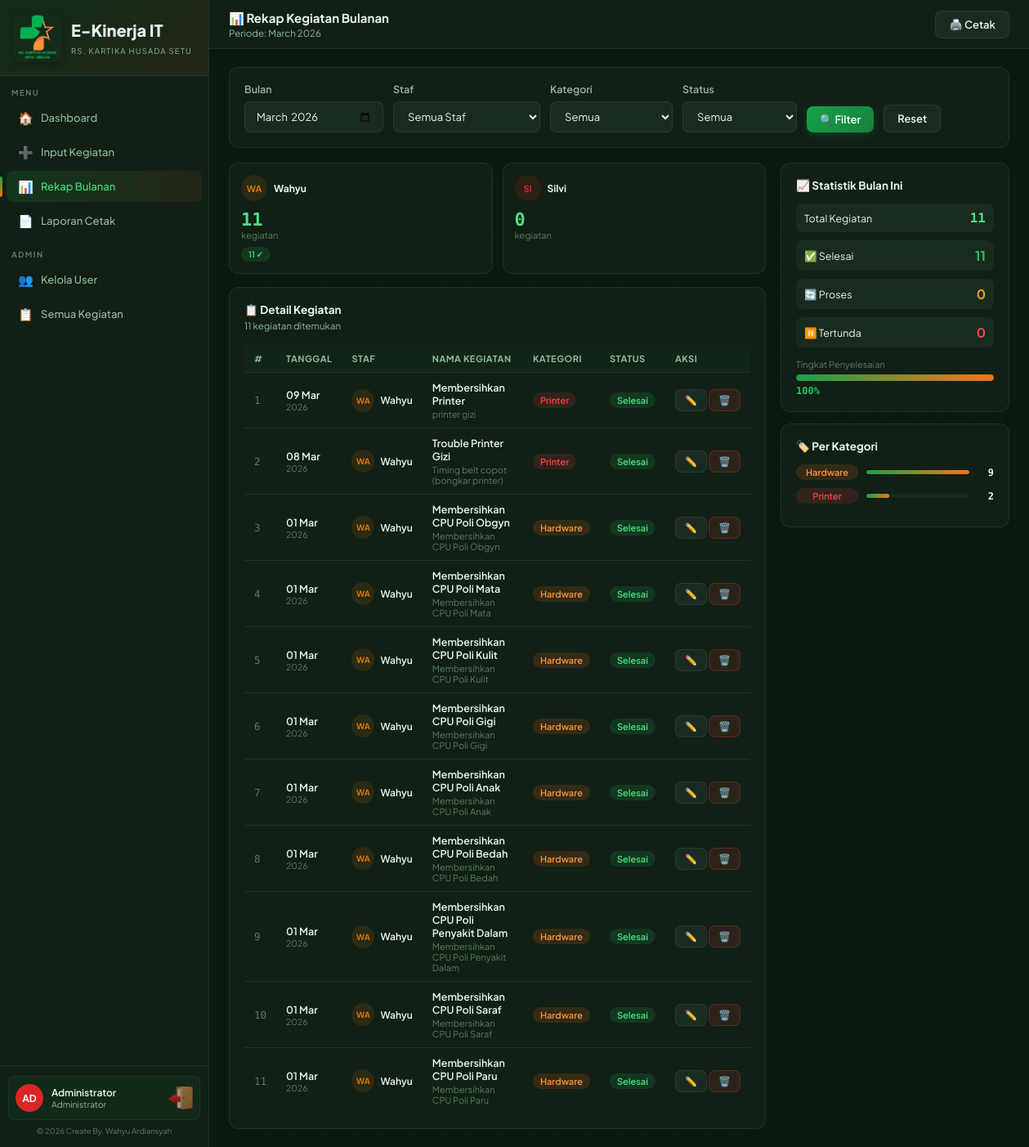
The page /rekap.php (signed in) on the database its author committed.
### tables this page shows
CREATE TABLE kegiatan (
        id INTEGER PRIMARY KEY AUTOINCREMENT,
        user_id INTEGER NOT NULL,
        tanggal DATE NOT NULL,
        nama_kegiatan TEXT NOT NULL,
        keterangan TEXT,
        kategori TEXT DEFAULT 'Lainnya',
        status TEXT DEFAULT 'Selesai',
        created_at DATETIME DEFAULT CURRENT_TIMESTAMP,
        FOREIGN KEY (user_id) REFERENCES users(id)
    );

CREATE TABLE users (
        id INTEGER PRIMARY KEY AUTOINCREMENT,
        username TEXT UNIQUE NOT NULL,
        nama TEXT NOT NULL,
        password TEXT NOT NULL,
        role TEXT DEFAULT 'user',
        created_at DATETIME DEFAULT CURRENT_TIMESTAMP
    );

### includes/auth.php (called while the page is built, shortened)
<?php
function currentUser() {
    return [
        'id'       => $_SESSION['user_id']   ?? null,
        'username' => $_SESSION['username']  ?? '',
        'nama'     => $_SESSION['nama']      ?? '',
        'role'     => $_SESSION['role']      ?? 'user',
    ];
}
?>

### rekap.php (the view, shortened to what this page needs)
<?php
require_once 'includes/auth.php';
$user = currentUser();
$db   = getDB();
$activePage = 'rekap';
$bulan    = $_GET['bulan']    ?? date('Y-m');
$userId   = $_GET['user_id']  ?? ($user['role']==='admin' ? 'all' : $user['id']);
$kategori = $_GET['kategori'] ?? 'all';
$status   = $_GET['status']   ?? 'all';
$where = ["strftime('%Y-%m', k.tanggal) = :bulan"];
$params = [':bulan' => $bulan];
$sql   = "SELECT k.*,u.nama,u.username FROM kegiatan k JOIN users u ON k.user_id=u.id WHERE " . implode(' AND ',$where) . " ORDER BY k.tanggal DESC, k.created_at DESC";
$stmt  = $db->prepare($sql);
$stmt->execute($params);
$rows  = $stmt->fetchAll();
$sqlSum = "SELECT u.nama, COUNT(k.id) as total, SUM(k.status='Selesai') as selesai, SUM(k.status='Proses') as proses, SUM(k.status='Tertunda') as tertunda
           FROM users u LEFT JOIN kegiatan k ON u.id=k.user_id AND strftime('%Y-%m',k.tanggal)=:bulan
           WHERE u.role='user' GROUP BY u.id ORDER BY total DESC";
$sumStmt = $db->prepare($sqlSum);
$sumStmt->execute([':bulan'=>$bulan]);
$summary = $sumStmt->fetchAll();
$katSql  = "SELECT kategori, COUNT(*) as total FROM kegiatan WHERE strftime('%Y-%m',tanggal)=:bulan GROUP BY kategori ORDER BY total DESC";
$katStmt = $db->prepare($katSql);
$katStmt->execute([':bulan'=>$bulan]);
$katStats = $katStmt->fetchAll();
include 'includes/header.php';
?>
<div class="main">
  <div class="topbar">
    <div>
      <div class="topbar-title">📊 Rekap Kegiatan Bulanan</div>
      <div class="topbar-sub">Periode: <?= date('F Y', strtotime($bulan.'-01')) ?></div>
    </div>
    <div class="topbar-right">
      <a href="laporan.php?bulan=<?= $bulan ?>&user_id=<?= $userId ?>" class="btn btn-secondary" target="_blank">🖨️ Cetak</a>
    </div>
  </div>
  <div class="content">
    <div class="card fade-up" style="margin-bottom:18px">
      <form method="GET" style="display:flex;gap:12px;align-items:flex-end;flex-wrap:wrap;">
        <div>
          <label class="form-label">Bulan</label>
          <input type="month" name="bulan" class="form-control" value="<?= $bulan ?>" style="width:170px">
        </div>
        <?php if ($user['role']==='admin'): ?>
        <div>
          <label class="form-label">Staf</label>
          <select name="user_id" class="form-control" style="width:180px">
            <option value="all" <?= $userId==='all'?'selected':'' ?>>Semua Staf</option>
          </select>
        </div>
        <?php endif; ?>
        <div>
          <label class="form-label">Kategori</label>
          <select name="kategori" class="form-control" style="width:150px">
            <option value="all" <?= $kategori==='all'?'selected':'' ?>>Semua</option>
          </select>
        </div>
        <div>
          <label class="form-label">Status</label>
          <select name="status" class="form-control" style="width:140px">
            <option value="all" <?= $status==='all'?'selected':'' ?>>Semua</option>
          </select>
        </div>
        <button type="submit" class="btn btn-primary">🔍 Filter</button>
        <a href="rekap.php" class="btn btn-secondary">Reset</a>
      </form>
    </div>
    <div style="display:grid;grid-template-columns:1fr 280px;gap:18px;">
      <div>
        <?php if ($user['role']==='admin'): ?>
        <div style="display:grid;grid-template-columns:repeat(<?= min(count($summary),4) ?>,1fr);gap:12px;margin-bottom:16px;">
          <?php foreach ($summary as $idx => $s): ?>
          <div class="card" style="padding:14px;animation-delay:<?= $idx*.05 ?>s" class="fade-up">
            <div style="display:flex;align-items:center;gap:8px;margin-bottom:10px;">
              <div class="mini-avatar" style="width:32px;height:32px;font-size:11px;background:<?= avatarColor($s['nama']) ?>22;color:<?= avatarColor($s['nama']) ?>">
                <?= strtoupper(substr($s['nama'],0,2)) ?>
              </div>
              <div style="font-size:12px;font-weight:700;"><?= explode(' ',$s['nama'])[0] ?></div>
            </div>
            <div style="font-size:22px;font-weight:800;font-family:'DM Mono',monospace;color:#4ade80"><?= $s['total'] ?></div>
            <div style="font-size:11px;color:var(--muted)">kegiatan</div>
            <div style="display:flex;gap:6px;margin-top:8px;flex-wrap:wrap;">
              <?php if ($s['selesai']): ?><span class="badge badge-green" style="font-size:10px"><?= $s['selesai'] ?> ✓</span><?php endif; ?>
            </div>
          </div>
          <?php endforeach; ?>
        </div>
        <?php endif; ?>
        <div class="card fade-up">
          <div class="card-header">
            <div>
              <div class="card-title">📋 Detail Kegiatan</div>
              <div class="card-sub"><?= count($rows) ?> kegiatan ditemukan</div>
            </div>
          </div>
          <?php if (empty($rows)): ?>
          <div style="text-align:center;padding:40px 0;color:var(--muted);">
            <div style="font-size:36px;margin-bottom:10px">📭</div>
            <div>Tidak ada kegiatan pada periode ini</div>
          </div>
          <?php else: ?>
          <div class="table-wrap">
            <table>
              <thead>
                <tr>
                  <th>#</th>
                  <th>Tanggal</th>
                  <?php if ($user['role']==='admin' && $userId==='all'): ?><th>Staf</th><?php endif; ?>
                  <th>Nama Kegiatan</th>
                  <th>Kategori</th>
                  <th>Status</th>
                  <th>Aksi</th>
                </tr>
              </thead>
              <tbody>
                <?php foreach ($rows as $i => $k): ?>
                <tr>
                  <td style="color:var(--muted);font-family:'DM Mono',monospace"><?= $i+1 ?></td>
                  <td style="white-space:nowrap">
                    <div style="font-weight:600"><?= date('d M', strtotime($k['tanggal'])) ?></div>
                    <div style="font-size:10.5px;color:var(--muted)"><?= date('Y', strtotime($k['tanggal'])) ?></div>
                  </td>
                  <?php if ($user['role']==='admin' && $userId==='all'): ?>
                  <td>
                    <div style="display:flex;align-items:center;gap:7px">
                      <div class="mini-avatar" style="background:<?= avatarColor($k['nama']) ?>22;color:<?= avatarColor($k['nama']) ?>"><?= strtoupper(substr($k['nama'],0,2)) ?></div>
                      <span style="font-size:12px;font-weight:600"><?= htmlspecialchars(explode(' ',$k['nama'])[0]) ?></span>
                    </div>
                  </td>
                  <?php endif; ?>
                  <td>
                    <div style="font-weight:600"><?= htmlspecialchars($k['nama_kegiatan']) ?></div>
                    <?php if ($k['keterangan']): ?>
                    <div style="font-size:11px;color:var(--muted);margin-top:2px"><?= htmlspecialchars(substr($k['keterangan'],0,55)).(strlen($k['keterangan'])>55?'...':'') ?></div>
                    <?php endif; ?>
                  </td>
                  <td><span class="badge <?= kategoriColor($k['kategori']) ?>"><?= $k['kategori'] ?></span></td>
                  <td><span class="badge <?= statusColor($k['status']) ?>"><?= $k['status'] ?></span></td>
                  <td style="white-space:nowrap">
                    <?php if ($user['role']==='admin' || $k['user_id']==$user['id']): ?>
                    <a href="edit.php?id=<?= $k['id'] ?>&ref=rekap" class="btn btn-secondary btn-sm">✏️</a>
                    <a href="delete.php?id=<?= $k['id'] ?>&ref=rekap" class="btn btn-danger btn-sm" onclick="return confirm('Hapus?')">🗑️</a>
                    <?php else: ?><span style="color:var(--muted)">—</span><?php endif; ?>
                  </td>
                </tr>
                <?php endforeach; ?>
              </tbody>
            </table>
          </div>
          <?php endif; ?>
        </div>
      </div>
      <div style="display:flex;flex-direction:column;gap:14px;">
        <div class="card fade-up" style="animation-delay:.15s">
          <div class="card-title" style="margin-bottom:14px">📈 Statistik Bulan Ini</div>
          <div style="display:flex;flex-direction:column;gap:10px;">
            <div style="display:flex;justify-content:space-between;align-items:center;padding:8px 10px;background:var(--surface2);border-radius:8px;">
              <span style="font-size:12.5px">Total Kegiatan</span>
              <span style="font-weight:800;font-family:'DM Mono',monospace;color:#4ade80"><?= count($rows) ?></span>
            </div>
            <?php
            $selesai  = count(array_filter($rows, fn($r)=>$r['status']==='Selesai'));
            $proses   = count(array_filter($rows, fn($r)=>$r['status']==='Proses'));
            $tertunda = count(array_filter($rows, fn($r)=>$r['status']==='Tertunda'));
            ?>
            <div style="display:flex;justify-content:space-between;align-items:center;padding:8px 10px;background:var(--surface2);border-radius:8px;">
              <span style="font-size:12.5px">✅ Selesai</span>
              <span style="font-weight:700;color:var(--green)"><?= $selesai ?></span>
            </div>
            <div style="display:flex;justify-content:space-between;align-items:center;padding:8px 10px;background:var(--surface2);border-radius:8px;">
              <span style="font-size:12.5px">🔄 Proses</span>
              <span style="font-weight:700;color:var(--yellow)"><?= $proses ?></span>
            </div>
            <div style="display:flex;justify-content:space-between;align-items:center;padding:8px 10px;background:var(--surface2);border-radius:8px;">
              <span style="font-size:12.5px">⏸️ Tertunda</span>
              <span style="font-weight:700;color:var(--red)"><?= $tertunda ?></span>
            </div>
            <?php if (count($rows) > 0): ?>
            <div style="margin-top:4px;">
              <div style="font-size:11px;color:var(--muted);margin-bottom:6px;">Tingkat Penyelesaian</div>
              <div style="height:8px;background:var(--surface2);border-radius:10px;overflow:hidden;">
                <div style="height:100%;width:<?= round($selesai/count($rows)*100) ?>%;background:linear-gradient(to right,#16a34a,#f97316);border-radius:10px;"></div>
              </div>
              <div style="font-size:12px;font-weight:700;color:var(--green);margin-top:5px;font-family:'DM Mono',monospace"><?= round($selesai/count($rows)*100) ?>%</div>
            </div>
            <?php endif; ?>
          </div>
        </div>
        <div class="card fade-up" style="animation-delay:.2s">
          <div class="card-title" style="margin-bottom:14px">🏷️ Per Kategori</div>
          <?php foreach ($katStats as $k): ?>
          <div style="display:flex;align-items:center;gap:10px;margin-bottom:10px;">
            <span class="badge <?= kategoriColor($k['kategori']) ?>" style="min-width:76px;justify-content:center"><?= $k['kategori'] ?></span>
            <div style="flex:1;height:5px;background:var(--surface2);border-radius:10px;overflow:hidden;">
              <?php $pct2 = $katStats[0]['total']>0 ? round($k['total']/$katStats[0]['total']*100) : 0; ?>
              <div style="height:100%;width:<?= $pct2 ?>%;background:linear-gradient(to right,#16a34a,#f97316);border-radius:10px;"></div>
            </div>
            <span style="font-size:12px;font-weight:700;font-family:'DM Mono',monospace;min-width:20px;text-align:right"><?= $k['total'] ?></span>
          </div>
          <?php endforeach; ?>
        </div>
      </div>
    </div>
  </div>
</div>
</body></html>

### includes/header.php (shortened to what this page needs)
<?php
require_once __DIR__ . '/auth.php';
$user = currentUser();
$activePage = $activePage ?? '';
?>
<!DOCTYPE html>
<html lang="id">
<head>
</head>
<body>
<aside class="sidebar">
  <div class="sidebar-logo">
    <img src="rs.png" alt="RS Logo" style="width:60px;height:60px;border-radius:10px;object-fit:cover;flex-shrink:0;box-shadow:0 3px 10px rgba(0,0,0,.3);">
    <div>
      <div class="logo-text">E-Kinerja IT</div>
      <div class="logo-sub">RS. Kartika Husada Setu</div>
    </div>
  </div>
  <div class="nav-section">Menu</div>
  <a href="dashboard.php" class="nav-item <?= $activePage==='dashboard'?'active':'' ?>">
    <span class="nav-icon">🏠</span> Dashboard
  </a>
  <a href="input.php" class="nav-item <?= $activePage==='input'?'active':'' ?>">
    <span class="nav-icon">➕</span> Input Kegiatan
  </a>
  <a href="rekap.php" class="nav-item <?= $activePage==='rekap'?'active':'' ?>">
    <span class="nav-icon">📊</span> Rekap Bulanan
  </a>
  <a href="laporan.php" class="nav-item <?= $activePage==='laporan'?'active':'' ?>">
    <span class="nav-icon">📄</span> Laporan Cetak
  </a>
  <?php if ($user['role'] === 'admin'): ?>
  <div class="nav-section">Admin</div>
  <a href="users.php" class="nav-item <?= $activePage==='users'?'active':'' ?>">
    <span class="nav-icon">👥</span> Kelola User
  </a>
  <a href="semua_kegiatan.php" class="nav-item <?= $activePage==='semua'?'active':'' ?>">
    <span class="nav-icon">📋</span> Semua Kegiatan
  </a>
  <?php endif; ?>
  <div class="sidebar-footer">
    <div class="user-card">
      <div class="avatar" style="background:<?= avatarColor($user['nama']) ?>;color:#fff">
        <?= strtoupper(substr($user['nama'],0,2)) ?>
      </div>
      <div class="user-info">
        <div class="user-name"><?= htmlspecialchars($user['nama']) ?></div>
        <div class="user-role"><?= $user['role'] === 'admin' ? 'Administrator' : 'Staf IT' ?></div>
      </div>
      <a href="logout.php" title="Logout" style="flex-shrink:0;opacity:.7;transition:opacity .15s;" onmouseover="this.style.opacity=1" onmouseout="this.style.opacity=.7">
        <img src="exit.png" alt="logout" style="width:30px;height:30px;object-fit:contain;display:block;">
      </a>
    </div>
    <div style="text-align:center;padding:7px 0 2px;font-size:9.5px;color:var(--muted);">
      © 2026 Create By. Wahyu Ardiansyah
    </div>
  </div>
</aside>
<?php
function avatarColor($name) {
    $colors = ['#16a34a','#f97316','#0ea5e9','#d97706','#7c3aed','#dc2626'];
    return $colors[ord($name[0]) % count($colors)];
}
function kategoriColor($k) {
    $map = ['Hardware'=>'blue','Software'=>'purple','Jaringan'=>'green','Server'=>'yellow','Printer'=>'red','SIMRS Khanza'=>'orange','Lainnya'=>'gray'];
    return 'badge-'.($map[$k] ?? 'gray');
}
function statusColor($s) {
    return $s === 'Selesai' ? 'badge-green' : ($s === 'Proses' ? 'badge-yellow' : 'badge-red');
}
?>

### rows shown on the page
kegiatan: tanggal "09 Mar", tanggal "2026", user.nama "WA", user.nama "Wahyu", nama_kegiatan "Membersihkan Printer", keterangan "printer gizi", kategori "Printer", status "Selesai"
kegiatan: tanggal "08 Mar", tanggal "2026", user.nama "WA", user.nama "Wahyu", nama_kegiatan "Trouble Printer Gizi", keterangan "Timing belt copot (bongkar printer)", kategori "Printer", status "Selesai"
kegiatan: tanggal "01 Mar", tanggal "2026", user.nama "WA", user.nama "Wahyu", nama_kegiatan "Membersihkan CPU Poli Obgyn", keterangan "Membersihkan CPU Poli Obgyn", kategori "Hardware", status "Selesai"
kegiatan: tanggal "01 Mar", tanggal "2026", user.nama "WA", user.nama "Wahyu", nama_kegiatan "Membersihkan CPU Poli Mata", keterangan "Membersihkan CPU Poli Mata", kategori "Hardware", status "Selesai"
kegiatan: tanggal "01 Mar", tanggal "2026", user.nama "WA", user.nama "Wahyu", nama_kegiatan "Membersihkan CPU Poli Kulit", keterangan "Membersihkan CPU Poli Kulit", kategori "Hardware", status "Selesai"
kegiatan: tanggal "01 Mar", tanggal "2026", user.nama "WA", user.nama "Wahyu", nama_kegiatan "Membersihkan CPU Poli Gigi", keterangan "Membersihkan CPU Poli Gigi", kategori "Hardware", status "Selesai"
kegiatan: tanggal "01 Mar", tanggal "2026", user.nama "WA", user.nama "Wahyu", nama_kegiatan "Membersihkan CPU Poli Anak", keterangan "Membersihkan CPU Poli Anak", kategori "Hardware", status "Selesai"
kegiatan: tanggal "01 Mar", tanggal "2026", user.nama "WA", user.nama "Wahyu", nama_kegiatan "Membersihkan CPU Poli Bedah", keterangan "Membersihkan CPU Poli Bedah", kategori "Hardware", status "Selesai"
kegiatan: tanggal "01 Mar", tanggal "2026", user.nama "WA", user.nama "Wahyu", nama_kegiatan "Membersihkan CPU Poli Penyakit Dalam", keterangan "Membersihkan CPU Poli Penyakit Dalam", kategori "Hardware", status "Selesai"
kegiatan: tanggal "01 Mar", tanggal "2026", user.nama "WA", user.nama "Wahyu", nama_kegiatan "Membersihkan CPU Poli Saraf", keterangan "Membersihkan CPU Poli Saraf", kategori "Hardware", status "Selesai"
kegiatan: tanggal "01 Mar", tanggal "2026", user.nama "WA", user.nama "Wahyu", nama_kegiatan "Membersihkan CPU Poli Paru", keterangan "Membersihkan CPU Poli Paru", kategori "Hardware", status "Selesai"

### other values the page prints
substr($user['nama'],0,2) "AD"
$user['nama'] "Administrator"
date('F Y', strtotime($bulan.'-01')) "March 2026"
substr($s['nama'],0,2) "WA"
explode(' ',$s['nama'])[0] "Wahyu"
$s['total'] "11"
$s['selesai'] "11"
substr($s['nama'],0,2) "SI"
explode(' ',$s['nama'])[0] "Silvi"
$s['total'] "0"
count($rows) "11"
$selesai "11"
$proses "0"
$tertunda "0"
$selesai/count($rows)*100 "100"
